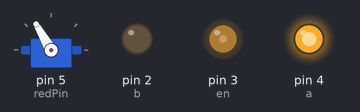
Simulated run of this sketch. Board: Arduino Uno, built with avr-gcc and run on an emulated ATmega328P. Parts: servo, output pins drawn as LEDs (lit = HIGH).

Above: at 1.1 s.
At 1.8 s:
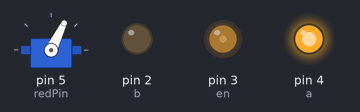
At 2.2 s:
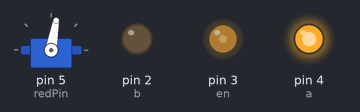
At 2.6 s:
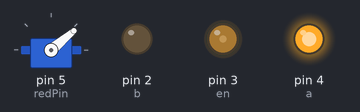
At 3.5 s:
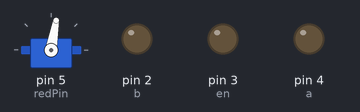
Timing chart, 0 to 5.0 s (numbered marks = the images above):
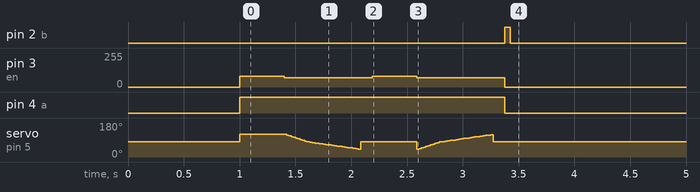

The sketch:

car_test_code.ino
```cpp
#include <Servo.h>

#define en 3
#define a 4
#define b 2

Servo servo;

#define Speed 100

#define greenPin 6
#define redPin 5

void setup() {
  pinMode(en, OUTPUT);
  pinMode(a, OUTPUT);
  pinMode(b, OUTPUT);
  pinMode(greenPin, INPUT);
  pinMode(redPin, INPUT);
  servo.attach(5);
  servo.write(80);

  digitalWrite(en, LOW);
  digitalWrite(a, LOW);
  digitalWrite(b, LOW);

  delay(1000);

  moveLeft();
  delay(100);
  moveRight();
  delay(100);
  Stop();

}

void loop() {
  //  if (isGreen()) {
  //    moveLeft();
  //  } else if (isRed()) {
  //    moveRight();
  //  } else {
  //    moveForward();
  //  }
}


void moveLeft() {
  servo.write(120);
  analogWrite(en, 80);
  digitalWrite(a, HIGH);
  digitalWrite(b, LOW);

  delay(400);
  analogWrite(en, 70);
  for (int i = 120; i > 80; i--) {
    servo.write(i);
    digitalWrite(a, HIGH);
    digitalWrite(b, LOW);
    delay(5);
  }

  for (int i = 80; i > 40; i--) {
    servo.write(i);
    digitalWrite(a, HIGH);
    digitalWrite(b, LOW);
    delay(12);
  }

  servo.write(80);
}

void moveRight() {
  analogWrite(en, 80);
  digitalWrite(a, HIGH);
  digitalWrite(b, LOW);

  delay(400);
  analogWrite(en, 70);
  for (int i = 40; i < 80; i++) {
    servo.write(i);
    digitalWrite(a, HIGH);
    digitalWrite(b, LOW);
    delay(5);
  }

  for (int i = 80; i < 120; i++) {
    servo.write(i);
    digitalWrite(a, HIGH);
    digitalWrite(b, LOW);
    delay(12);
  }

  servo.write(80);
}

void moveForward() {
}


void Stop() {
  servo.write(80);
  analogWrite(en, 0);
  digitalWrite(a, LOW);
  digitalWrite(b, HIGH);
  delay(50);
  digitalWrite(b, LOW);
}

bool isGreen() {
  bool state = !digitalRead(greenPin);
  if (state == true)
    return true;
  return false;
}

bool isRed() {
  bool state = !digitalRead(redPin);
  if (state == true)
    return true;
  return false;
}
```
